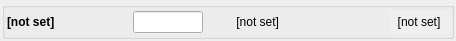
<?xml version="1.0" encoding="UTF-8"?>
<ui version="4.0">
 <class>ControlledValueClass</class>
 <widget class="QWidget" name="ControlledValueClass">
  <property name="geometry">
   <rect>
    <x>0</x>
    <y>0</y>
    <width>456</width>
    <height>41</height>
   </rect>
  </property>
  <property name="windowTitle">
   <string>ControlledValue</string>
  </property>
  <layout class="QVBoxLayout" name="verticalLayout">
   <property name="leftMargin">
    <number>2</number>
   </property>
   <property name="topMargin">
    <number>2</number>
   </property>
   <property name="rightMargin">
    <number>2</number>
   </property>
   <property name="bottomMargin">
    <number>2</number>
   </property>
   <item>
    <widget class="QGroupBox" name="groupBox">
     <property name="title">
      <string/>
     </property>
     <layout class="QHBoxLayout" name="horizontalLayout">
      <property name="leftMargin">
       <number>2</number>
      </property>
      <property name="topMargin">
       <number>2</number>
      </property>
      <property name="rightMargin">
       <number>2</number>
      </property>
      <property name="bottomMargin">
       <number>2</number>
      </property>
      <item>
       <widget class="QLabel" name="labelValueName">
        <property name="minimumSize">
         <size>
          <width>120</width>
          <height>0</height>
         </size>
        </property>
        <property name="maximumSize">
         <size>
          <width>120</width>
          <height>16777215</height>
         </size>
        </property>
        <property name="font">
         <font>
          <bold>true</bold>
         </font>
        </property>
        <property name="text">
         <string>[not set]</string>
        </property>
       </widget>
      </item>
      <item>
       <widget class="QLineEdit" name="lineEditValueEst">
        <property name="minimumSize">
         <size>
          <width>70</width>
          <height>0</height>
         </size>
        </property>
        <property name="maximumSize">
         <size>
          <width>70</width>
          <height>16777215</height>
         </size>
        </property>
        <property name="alignment">
         <set>Qt::AlignRight|Qt::AlignTrailing|Qt::AlignVCenter</set>
        </property>
       </widget>
      </item>
      <item>
       <widget class="QLabel" name="labelValueRead">
        <property name="minimumSize">
         <size>
          <width>70</width>
          <height>0</height>
         </size>
        </property>
        <property name="maximumSize">
         <size>
          <width>70</width>
          <height>16777215</height>
         </size>
        </property>
        <property name="text">
         <string>[not set]</string>
        </property>
        <property name="alignment">
         <set>Qt::AlignRight|Qt::AlignTrailing|Qt::AlignVCenter</set>
        </property>
       </widget>
      </item>
      <item>
       <spacer name="horizontalSpacer">
        <property name="orientation">
         <enum>Qt::Horizontal</enum>
        </property>
        <property name="sizeHint" stdset="0">
         <size>
          <width>95</width>
          <height>20</height>
         </size>
        </property>
       </spacer>
      </item>
      <item>
       <widget class="QLabel" name="labelIsOnline">
        <property name="minimumSize">
         <size>
          <width>60</width>
          <height>0</height>
         </size>
        </property>
        <property name="maximumSize">
         <size>
          <width>60</width>
          <height>16777215</height>
         </size>
        </property>
        <property name="autoFillBackground">
         <bool>true</bool>
        </property>
        <property name="text">
         <string>[not set]</string>
        </property>
        <property name="alignment">
         <set>Qt::AlignCenter</set>
        </property>
       </widget>
      </item>
     </layout>
    </widget>
   </item>
  </layout>
 </widget>
 <layoutdefault spacing="6" margin="11"/>
 <resources/>
 <connections/>
</ui>
